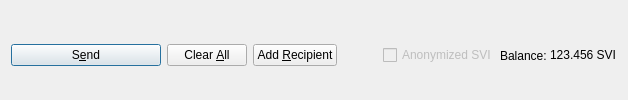
         <widget class="QFrame" name="frame_Send">
          <layout class="QHBoxLayout" name="horizontalLayout">
           <property name="bottomMargin">
            <number>0</number>
           </property>
           <item>
            <widget class="QPushButton" name="sendButton">
             <property name="minimumSize">
              <size>
               <width>150</width>
               <height>0</height>
              </size>
             </property>
             <property name="toolTip">
              <string>Confirm the send action</string>
             </property>
             <property name="text">
              <string>S&amp;end</string>
             </property>
             <property name="icon">
              <iconset resource="../saving.qrc">
               <normaloff>:/icons/send</normaloff>:/icons/send</iconset>
             </property>
             <property name="autoDefault">
              <bool>false</bool>
             </property>
             <property name="default">
              <bool>true</bool>
             </property>
            </widget>
           </item>
           <item>
            <widget class="QPushButton" name="clearButton">
             <property name="sizePolicy">
              <sizepolicy hsizetype="Minimum" vsizetype="Fixed">
               <horstretch>0</horstretch>
               <verstretch>0</verstretch>
              </sizepolicy>
             </property>
             <property name="toolTip">
              <string>Clear all fields of the form.</string>
             </property>
             <property name="text">
              <string>Clear &amp;All</string>
             </property>
             <property name="icon">
              <iconset resource="../saving.qrc">
               <normaloff>:/icons/remove</normaloff>:/icons/remove</iconset>
             </property>
             <property name="autoDefault">
              <bool>false</bool>
             </property>
            </widget>
           </item>
           <item>
            <widget class="QPushButton" name="addButton">
             <property name="toolTip">
              <string>Send to multiple recipients at once</string>
             </property>
             <property name="text">
              <string>Add &amp;Recipient</string>
             </property>
             <property name="icon">
              <iconset resource="../saving.qrc">
               <normaloff>:/icons/add</normaloff>:/icons/add</iconset>
             </property>
             <property name="autoDefault">
              <bool>false</bool>
             </property>
            </widget>
           </item>
           <item>
            <spacer name="horizontalSpacer">
             <property name="orientation">
              <enum>Qt::Horizontal</enum>
             </property>
             <property name="sizeHint" stdset="0">
              <size>
               <width>40</width>
               <height>20</height>
              </size>
             </property>
            </spacer>
           </item>
           <item>
            <layout class="QHBoxLayout" name="horizontalLayout_2">
             <property name="spacing">
              <number>3</number>
             </property>
             <item>
              <widget class="QCheckBox" name="checkzSVI">
               <property name="enabled">
                <bool>false</bool>
               </property>
               <property name="text">
                <string>Anonymized SVI</string>
               </property>
              </widget>
             </item>
             <item>
              <widget class="QLabel" name="label">
               <property name="text">
                <string>Balance:</string>
               </property>
              </widget>
             </item>
             <item>
              <widget class="QLabel" name="labelBalance">
               <property name="sizePolicy">
                <sizepolicy hsizetype="Preferred" vsizetype="Fixed">
                 <horstretch>0</horstretch>
                 <verstretch>0</verstretch>
                </sizepolicy>
               </property>
               <property name="cursor">
                <cursorShape>IBeamCursor</cursorShape>
               </property>
               <property name="text">
                <string notr="true">123.456 SVI</string>
               </property>
               <property name="textInteractionFlags">
                <set>Qt::LinksAccessibleByMouse|Qt::TextSelectableByKeyboard|Qt::TextSelectableByMouse</set>
               </property>
              </widget>
             </item>
            </layout>
           </item>
          </layout>
         </widget>
